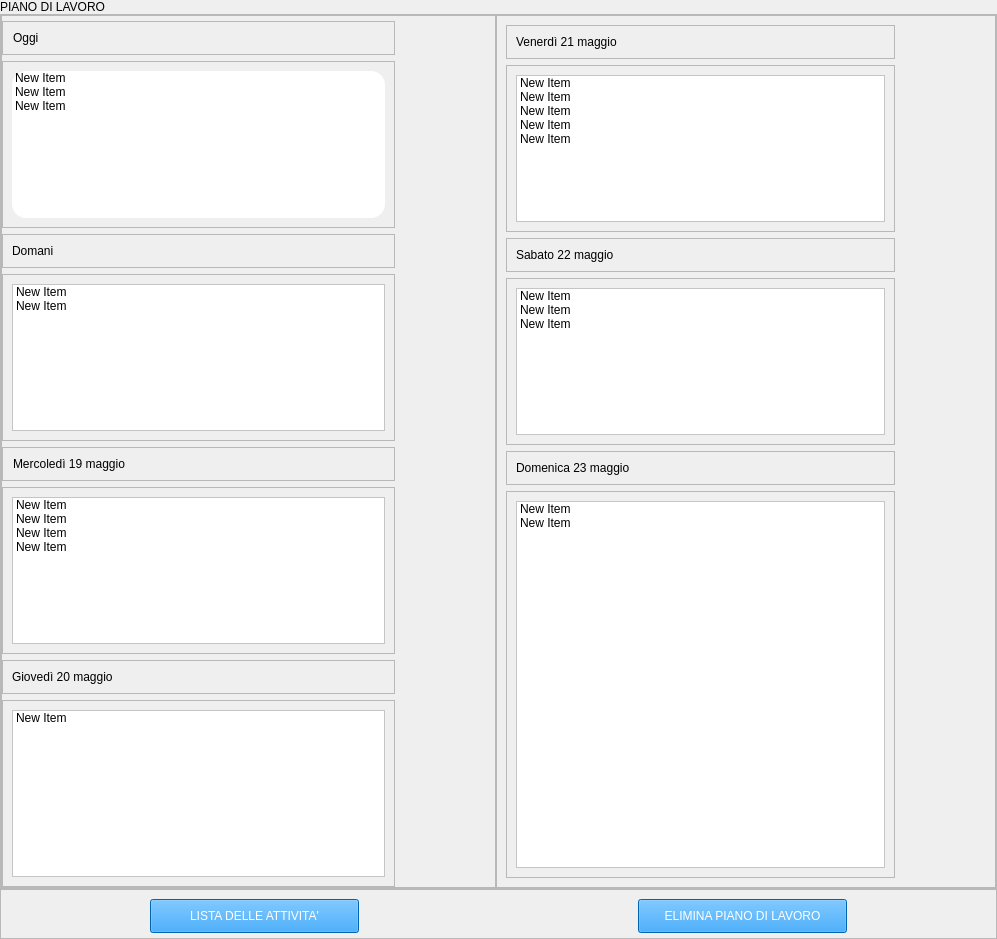
            <widget class="QWidget" name="pianodilavoro">
             <layout class="QVBoxLayout" name="verticalLayout_13">
              <property name="spacing">
               <number>0</number>
              </property>
              <property name="leftMargin">
               <number>0</number>
              </property>
              <property name="topMargin">
               <number>0</number>
              </property>
              <property name="rightMargin">
               <number>0</number>
              </property>
              <property name="bottomMargin">
               <number>0</number>
              </property>
              <item>
               <widget class="QLabel" name="label_14">
                <property name="maximumSize">
                 <size>
                  <width>16777215</width>
                  <height>55</height>
                 </size>
                </property>
                <property name="styleSheet">
                 <string notr="true">
font: 600 36pt &quot;SF Pro&quot;;</string>
                </property>
                <property name="text">
                 <string>PIANO DI LAVORO</string>
                </property>
               </widget>
              </item>
              <item>
               <widget class="QFrame" name="frame_centrale">
                <property name="frameShape">
                 <enum>QFrame::StyledPanel</enum>
                </property>
                <property name="frameShadow">
                 <enum>QFrame::Raised</enum>
                </property>
                <layout class="QHBoxLayout" name="horizontalLayout_13">
                 <property name="spacing">
                  <number>0</number>
                 </property>
                 <property name="leftMargin">
                  <number>0</number>
                 </property>
                 <property name="topMargin">
                  <number>0</number>
                 </property>
                 <property name="rightMargin">
                  <number>0</number>
                 </property>
                 <property name="bottomMargin">
                  <number>0</number>
                 </property>
                 <item>
                  <widget class="QFrame" name="frame_sx">
                   <property name="frameShape">
                    <enum>QFrame::StyledPanel</enum>
                   </property>
                   <property name="frameShadow">
                    <enum>QFrame::Raised</enum>
                   </property>
                   <layout class="QVBoxLayout" name="verticalLayout_14">
                    <property name="leftMargin">
                     <number>0</number>
                    </property>
                    <property name="topMargin">
                     <number>5</number>
                    </property>
                    <property name="rightMargin">
                     <number>100</number>
                    </property>
                    <property name="bottomMargin">
                     <number>0</number>
                    </property>
                    <item>
                     <widget class="QFrame" name="frame_27">
                      <property name="maximumSize">
                       <size>
                        <width>16777215</width>
                        <height>40</height>
                       </size>
                      </property>
                      <property name="styleSheet">
                       <string notr="true">
font:600 18pt &quot;SF Pro&quot;;</string>
                      </property>
                      <property name="frameShape">
                       <enum>QFrame::StyledPanel</enum>
                      </property>
                      <property name="frameShadow">
                       <enum>QFrame::Raised</enum>
                      </property>
                      <layout class="QVBoxLayout" name="verticalLayout_15">
                       <property name="leftMargin">
                        <number>10</number>
                       </property>
                       <property name="rightMargin">
                        <number>0</number>
                       </property>
                       <item>
                        <widget class="QLabel" name="label_oggi">
                         <property name="text">
                          <string>Oggi</string>
                         </property>
                        </widget>
                       </item>
                      </layout>
                     </widget>
                    </item>
                    <item>
                     <widget class="QFrame" name="frame_33">
                      <property name="maximumSize">
                       <size>
                        <width>2000</width>
                        <height>167</height>
                       </size>
                      </property>
                      <property name="frameShape">
                       <enum>QFrame::StyledPanel</enum>
                      </property>
                      <property name="frameShadow">
                       <enum>QFrame::Raised</enum>
                      </property>
                      <layout class="QHBoxLayout" name="horizontalLayout_14">
                       <item>
                        <widget class="QListWidget" name="listWidget_2">
                         <property name="minimumSize">
                          <size>
                           <width>373</width>
                           <height>0</height>
                          </size>
                         </property>
                         <property name="maximumSize">
                          <size>
                           <width>16777215</width>
                           <height>167</height>
                          </size>
                         </property>
                         <property name="styleSheet">
                          <string notr="true">border-radius: 14px;
background-color: rgb(255, 255, 255);</string>
                         </property>
                         <item>
                          <property name="text">
                           <string>New Item</string>
                          </property>
                         </item>
                         <item>
                          <property name="text">
                           <string>New Item</string>
                          </property>
                         </item>
                         <item>
                          <property name="text">
                           <string>New Item</string>
                          </property>
                         </item>
                        </widget>
                       </item>
                      </layout>
                     </widget>
                    </item>
                    <item>
                     <widget class="QFrame" name="frame_29">
                      <property name="maximumSize">
                       <size>
                        <width>16777215</width>
                        <height>35</height>
                       </size>
                      </property>
                      <property name="frameShape">
                       <enum>QFrame::StyledPanel</enum>
                      </property>
                      <property name="frameShadow">
                       <enum>QFrame::Raised</enum>
                      </property>
                      <layout class="QVBoxLayout" name="verticalLayout_16">
                       <item>
                        <widget class="QLabel" name="label_16">
                         <property name="styleSheet">
                          <string notr="true">
font:600 18pt &quot;SF Pro&quot;;</string>
                         </property>
                         <property name="text">
                          <string>Domani</string>
                         </property>
                        </widget>
                       </item>
                      </layout>
                     </widget>
                    </item>
                    <item>
                     <widget class="QFrame" name="frame_32">
                      <property name="maximumSize">
                       <size>
                        <width>16777215</width>
                        <height>167</height>
                       </size>
                      </property>
                      <property name="frameShape">
                       <enum>QFrame::StyledPanel</enum>
                      </property>
                      <property name="frameShadow">
                       <enum>QFrame::Raised</enum>
                      </property>
                      <layout class="QVBoxLayout" name="verticalLayout_17">
                       <item>
                        <widget class="QListWidget" name="listWidget_3">
                         <property name="styleSheet">
                          <string notr="true">background-color: rgb(255, 255, 255);</string>
                         </property>
                         <item>
                          <property name="text">
                           <string>New Item</string>
                          </property>
                         </item>
                         <item>
                          <property name="text">
                           <string>New Item</string>
                          </property>
                         </item>
                        </widget>
                       </item>
                      </layout>
                     </widget>
                    </item>
                    <item>
                     <widget class="QFrame" name="frame_30">
                      <property name="maximumSize">
                       <size>
                        <width>16777215</width>
                        <height>40</height>
                       </size>
                      </property>
                      <property name="styleSheet">
                       <string notr="true">
font:600 18pt &quot;SF Pro&quot;;</string>
                      </property>
                      <property name="frameShape">
                       <enum>QFrame::StyledPanel</enum>
                      </property>
                      <property name="frameShadow">
                       <enum>QFrame::Raised</enum>
                      </property>
                      <layout class="QVBoxLayout" name="verticalLayout_18">
                       <property name="leftMargin">
                        <number>10</number>
                       </property>
                       <item>
                        <widget class="QLabel" name="label_17">
                         <property name="text">
                          <string>Mercoledì 19 maggio</string>
                         </property>
                        </widget>
                       </item>
                      </layout>
                     </widget>
                    </item>
                    <item>
                     <widget class="QFrame" name="frame_34">
                      <property name="maximumSize">
                       <size>
                        <width>16777215</width>
                        <height>167</height>
                       </size>
                      </property>
                      <property name="frameShape">
                       <enum>QFrame::StyledPanel</enum>
                      </property>
                      <property name="frameShadow">
                       <enum>QFrame::Raised</enum>
                      </property>
                      <layout class="QVBoxLayout" name="verticalLayout_19">
                       <item>
                        <widget class="QListWidget" name="listWidget_4">
                         <property name="styleSheet">
                          <string notr="true">background-color: rgb(255, 255, 255);</string>
                         </property>
                         <item>
                          <property name="text">
                           <string>New Item</string>
                          </property>
                         </item>
                         <item>
                          <property name="text">
                           <string>New Item</string>
                          </property>
                         </item>
                         <item>
                          <property name="text">
                           <string>New Item</string>
                          </property>
                         </item>
                         <item>
                          <property name="text">
                           <string>New Item</string>
                          </property>
                         </item>
                        </widget>
                       </item>
                      </layout>
                     </widget>
                    </item>
                    <item>
                     <widget class="QFrame" name="frame_31">
                      <property name="maximumSize">
                       <size>
                        <width>16777215</width>
                        <height>40</height>
                       </size>
                      </property>
                      <property name="frameShape">
                       <enum>QFrame::StyledPanel</enum>
                      </property>
                      <property name="frameShadow">
                       <enum>QFrame::Raised</enum>
                      </property>
                      <layout class="QVBoxLayout" name="verticalLayout_20">
                       <item>
                        <widget class="QLabel" name="label_18">
                         <property name="styleSheet">
                          <string notr="true">
font:600 18pt &quot;SF Pro&quot;;</string>
                         </property>
                         <property name="text">
                          <string>Giovedì 20 maggio</string>
                         </property>
                        </widget>
                       </item>
                      </layout>
                     </widget>
                    </item>
                    <item>
                     <widget class="QFrame" name="frame_28">
                      <property name="frameShape">
                       <enum>QFrame::StyledPanel</enum>
                      </property>
                      <property name="frameShadow">
                       <enum>QFrame::Raised</enum>
                      </property>
                      <layout class="QHBoxLayout" name="horizontalLayout_15">
                       <item>
                        <widget class="QListWidget" name="listWidget_5">
                         <property name="maximumSize">
                          <size>
                           <width>16777215</width>
                           <height>167</height>
                          </size>
                         </property>
                         <property name="styleSheet">
                          <string notr="true">background-color: rgb(255, 255, 255);</string>
                         </property>
                         <item>
                          <property name="text">
                           <string>New Item</string>
                          </property>
                         </item>
                        </widget>
                       </item>
                      </layout>
                     </widget>
                    </item>
                   </layout>
                  </widget>
                 </item>
                 <item>
                  <widget class="QFrame" name="frame_26">
                   <property name="sizePolicy">
                    <sizepolicy hsizetype="Preferred" vsizetype="Preferred">
                     <horstretch>0</horstretch>
                     <verstretch>0</verstretch>
                    </sizepolicy>
                   </property>
                   <property name="minimumSize">
                    <size>
                     <width>500</width>
                     <height>0</height>
                    </size>
                   </property>
                   <property name="frameShape">
                    <enum>QFrame::StyledPanel</enum>
                   </property>
                   <property name="frameShadow">
                    <enum>QFrame::Raised</enum>
                   </property>
                   <layout class="QVBoxLayout" name="verticalLayout_21">
                    <property name="rightMargin">
                     <number>100</number>
                    </property>
                    <item>
                     <widget class="QFrame" name="frame_35">
                      <property name="maximumSize">
                       <size>
                        <width>16777215</width>
                        <height>40</height>
                       </size>
                      </property>
                      <property name="frameShape">
                       <enum>QFrame::StyledPanel</enum>
                      </property>
                      <property name="frameShadow">
                       <enum>QFrame::Raised</enum>
                      </property>
                      <layout class="QVBoxLayout" name="verticalLayout_22">
                       <item>
                        <widget class="QLabel" name="label_19">
                         <property name="styleSheet">
                          <string notr="true">
font:600 18pt &quot;SF Pro&quot;;</string>
                         </property>
                         <property name="text">
                          <string>Venerdì 21 maggio</string>
                         </property>
                        </widget>
                       </item>
                      </layout>
                     </widget>
                    </item>
                    <item>
                     <widget class="QFrame" name="frame_38">
                      <property name="maximumSize">
                       <size>
                        <width>16777215</width>
                        <height>167</height>
                       </size>
                      </property>
                      <property name="frameShape">
                       <enum>QFrame::StyledPanel</enum>
                      </property>
                      <property name="frameShadow">
                       <enum>QFrame::Raised</enum>
                      </property>
                      <layout class="QVBoxLayout" name="verticalLayout_23">
                       <item>
                        <widget class="QListWidget" name="listWidget_6">
                         <property name="styleSheet">
                          <string notr="true">background-color: rgb(255, 255, 255);</string>
                         </property>
                         <item>
                          <property name="text">
                           <string>New Item</string>
                          </property>
                         </item>
                         <item>
                          <property name="text">
                           <string>New Item</string>
                          </property>
                         </item>
                         <item>
                          <property name="text">
                           <string>New Item</string>
                          </property>
                         </item>
                         <item>
                          <property name="text">
                           <string>New Item</string>
                          </property>
                         </item>
                         <item>
                          <property name="text">
                           <string>New Item</string>
                          </property>
                         </item>
                        </widget>
                       </item>
                      </layout>
                     </widget>
                    </item>
                    <item>
                     <widget class="QFrame" name="frame_36">
                      <property name="maximumSize">
                       <size>
                        <width>16777215</width>
                        <height>40</height>
                       </size>
                      </property>
                      <property name="frameShape">
                       <enum>QFrame::StyledPanel</enum>
                      </property>
                      <property name="frameShadow">
                       <enum>QFrame::Raised</enum>
                      </property>
                      <layout class="QVBoxLayout" name="verticalLayout_24">
                       <item>
                        <widget class="QLabel" name="label_20">
                         <property name="styleSheet">
                          <string notr="true">
font:600 18pt &quot;SF Pro&quot;;</string>
                         </property>
                         <property name="text">
                          <string>Sabato 22 maggio</string>
                         </property>
                        </widget>
                       </item>
                      </layout>
                     </widget>
                    </item>
                    <item>
                     <widget class="QFrame" name="frame_39">
                      <property name="maximumSize">
                       <size>
                        <width>16777215</width>
                        <height>167</height>
                       </size>
                      </property>
                      <property name="frameShape">
                       <enum>QFrame::StyledPanel</enum>
                      </property>
                      <property name="frameShadow">
                       <enum>QFrame::Raised</enum>
                      </property>
                      <layout class="QVBoxLayout" name="verticalLayout_25">
                       <item>
                        <widget class="QListWidget" name="listWidget_7">
                         <property name="styleSheet">
                          <string notr="true">background-color: rgb(255, 255, 255);</string>
                         </property>
                         <item>
                          <property name="text">
                           <string>New Item</string>
                          </property>
                         </item>
                         <item>
                          <property name="text">
                           <string>New Item</string>
                          </property>
                         </item>
                         <item>
                          <property name="text">
                           <string>New Item</string>
                          </property>
                         </item>
                        </widget>
                       </item>
                      </layout>
                     </widget>
                    </item>
                    <item>
                     <widget class="QFrame" name="frame_40">
                      <property name="maximumSize">
                       <size>
                        <width>16777215</width>
                        <height>40</height>
                       </size>
                      </property>
                      <property name="frameShape">
                       <enum>QFrame::StyledPanel</enum>
                      </property>
                      <property name="frameShadow">
                       <enum>QFrame::Raised</enum>
                      </property>
                      <layout class="QVBoxLayout" name="verticalLayout_26">
                       <item>
                        <widget class="QLabel" name="label_21">
                         <property name="styleSheet">
                          <string notr="true">
font:600 18pt &quot;SF Pro&quot;;</string>
                         </property>
                         <property name="text">
                          <string>Domenica 23 maggio</string>
                         </property>
                        </widget>
                       </item>
                      </layout>
                     </widget>
                    </item>
                    <item>
                     <widget class="QFrame" name="frame_37">
                      <property name="frameShape">
                       <enum>QFrame::StyledPanel</enum>
                      </property>
                      <property name="frameShadow">
                       <enum>QFrame::Raised</enum>
                      </property>
                      <layout class="QVBoxLayout" name="verticalLayout_27">
                       <item>
                        <widget class="QListWidget" name="listWidget_8">
                         <property name="styleSheet">
                          <string notr="true">background-color: rgb(255, 255, 255);</string>
                         </property>
                         <item>
                          <property name="text">
                           <string>New Item</string>
                          </property>
                         </item>
                         <item>
                          <property name="text">
                           <string>New Item</string>
                          </property>
                         </item>
                        </widget>
                       </item>
                      </layout>
                     </widget>
                    </item>
                   </layout>
                  </widget>
                 </item>
                </layout>
               </widget>
              </item>
              <item>
               <widget class="QFrame" name="frame_buttons">
                <property name="minimumSize">
                 <size>
                  <width>0</width>
                  <height>50</height>
                 </size>
                </property>
                <property name="maximumSize">
                 <size>
                  <width>16777215</width>
                  <height>50</height>
                 </size>
                </property>
                <property name="frameShape">
                 <enum>QFrame::StyledPanel</enum>
                </property>
                <property name="frameShadow">
                 <enum>QFrame::Raised</enum>
                </property>
                <layout class="QHBoxLayout" name="horizontalLayout_16">
                 <property name="spacing">
                  <number>0</number>
                 </property>
                 <item alignment="Qt::AlignHCenter">
                  <widget class="QPushButton" name="push_listadelleattivita">
                   <property name="minimumSize">
                    <size>
                     <width>209</width>
                     <height>34</height>
                    </size>
                   </property>
                   <property name="maximumSize">
                    <size>
                     <width>179</width>
                     <height>16777215</height>
                    </size>
                   </property>
                   <property name="styleSheet">
                    <string notr="true">BORDER-RADIUS:13PX;
color: rgb(255, 255, 255);


border-color: rgb(235, 77, 3);

background-color: rgb(0, 140, 251);
font: 600 14pt &quot;SF Pro&quot;;</string>
                   </property>
                   <property name="text">
                    <string>LISTA DELLE ATTIVITA'</string>
                   </property>
                  </widget>
                 </item>
                 <item alignment="Qt::AlignHCenter">
                  <widget class="QPushButton" name="push_eliminapianodilavoro">
                   <property name="minimumSize">
                    <size>
                     <width>209</width>
                     <height>34</height>
                    </size>
                   </property>
                   <property name="maximumSize">
                    <size>
                     <width>209</width>
                     <height>16777215</height>
                    </size>
                   </property>
                   <property name="styleSheet">
                    <string notr="true">BORDER-RADIUS:13PX;
color: rgb(255, 255, 255);


border-color: rgb(235, 77, 3);

background-color: rgb(0, 140, 251);
font: 600 14pt &quot;SF Pro&quot;;</string>
                   </property>
                   <property name="text">
                    <string>ELIMINA PIANO DI LAVORO</string>
                   </property>
                  </widget>
                 </item>
                </layout>
               </widget>
              </item>
             </layout>
            </widget>
